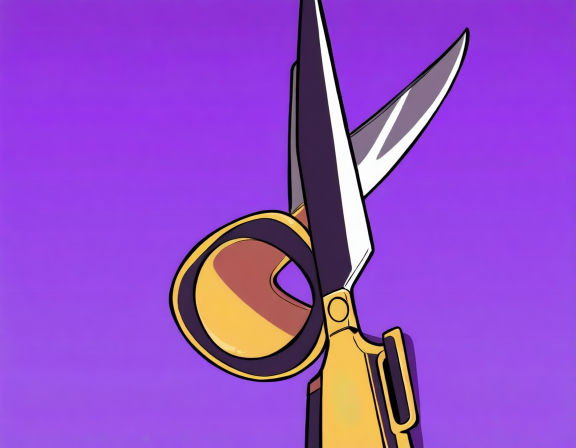
#> input picture scripts/art_src/expensing_scissors_v2_0.png, 1152 x 896 px (shown at 1/2 size)
$ python -i gen_power_icon.py   (imports and definitions only)
#> lines starting #> are read from the running program, lines starting #| are printed output that depends on the picture
"""Generate a DebtLoan POWER ICON candidate set via local ComfyUI (Animagine XL 4.0 + sts2_icon LoRA).

Power icons are the small status badges shown on the creature's power bar (256x256 RGBA, transparent bg).
The mod's icon look (see project memory): the sts2_icon LoRA at strength 0.4-0.6 (0.9 lets the style
overwrite the content), a single small centred object with generous margin (so the frame doesn't crop it),
and background removed by CORNER FLOOD-FILL (only the connected bg is keyed out — sealed art is preserved).

Usage: python gen_power_icon.py <out_dir> [n]   (ComfyUI up on 127.0.0.1:8188)
Then pick a candidate, and it's already keyed to transparent 256x256 as <key>_power.png in out_dir.
"""
import json, os, sys, time, urllib.request
from collections import deque
from PIL import Image

HOST = 'http://127.0.0.1:8188'
LORA = 'sts2_icon_lora-e16.safetensors'
LORA_STRENGTH = 0.35   # lower so the icon LoRA styles WITHOUT overwriting the (coin + red slash) content

STYLE = ('sts2icon, game power icon, single small centered object, generous margin, '
         'flat color, bold black outline, cel shading, simple, iconic, clean, '
         'plain solid background, masterpiece, absurdres')
NEG = ('cluttered, busy background, multiple objects, text, watermark, letters, numbers, '
       'ui, border, frame, card, realistic, photorealistic, 3d render, lowres, blurry, '
       'worst quality, low quality, cropped, cut off, edge, humans, hands, fingers')

# 파산 (Bankruptcy) power icon — "can't earn gold / defaulted". A debuff badge: a coin with a red
# slash/prohibition through it (no-income), OR an empty overturned coin purse. Keep it ONE clear object.
ICONS = {
    # keep it DEAD simple — one gold coin, one bold red no-entry ring+slash over it. This is the clearest
    # "no income" read; the earlier purse/stamp prompts drifted into unrelated shapes.
    'bankruptcy_power': ('one single round gold coin in the center, a big bold red circle with a red '
                         'diagonal line across it drawn on top of the coin, prohibition sign, '
                         'forbidden symbol, no-money, flat vector icon, plain white background'),
    'bankruptcy_power_slash': ('a gold coin crossed out by a thick red X, cancelled money, '
                               'simple flat icon, one object centered, plain white background'),
    # 경비 처리 (Expensing) — 영수증 비용 -1. 카드아트 5라운드에서 배운 것: 이 체크포인트는 '서류'를
    # 못 그린다. 아이콘은 LoRA(sts2_icon)가 붙어 별개 파이프라인이지만 같은 함정을 피해 단순 도형으로 간다.
    'expensing_power': ('a gold coin with a small downward green arrow beside it, price cut, '
                        'discount symbol, simple flat icon, one object centered, plain white background'),
    'expensing_power_scissor': ('a pair of scissors cutting a gold coin in half, cost cutting, '
                                'simple flat icon, one object centered, plain white background'),
    # 차입 (Borrowing) — 매 턴 에너지. 카드아트가 모래시계로 확정됐으니 아이콘도 같은 모티프로 묶는다.
    'borrowing_power': ('an hourglass filled with gold coins instead of sand, '
                        'simple flat icon, one object centered, plain white background'),
    # ── 경비 처리 카드아트 합성용 부품. ★카드아트 파이프라인은 '영수증'을 못 그리지만(6라운드 37장 실증),
    # 모드엔 이미 완성된 영수증 심볼(payment_stack_power.png)이 있다. 그래서 날붙이만 여기서 뽑아
    # 그 심볼 위에 합성한다 — 플레이어가 코스트 배지에서 보는 모양과 100% 같은 영수증이 나온다.
    'cut_scissors': ('a pair of open scissors, blades apart, simple flat icon, one object centered, '
                     'plain white background'),
    'cut_knife': ('a single sharp dagger knife pointing down, simple flat icon, one object centered, '
                  'plain white background'),
    'borrowing_power_bolt': ('a gold coin with a bright lightning bolt across it, energy from money, '
                             'simple flat icon, one object centered, plain white background'),
}

# [19 lines left out: functions workflow, post, not called in this run]

def get(path):
    return json.loads(urllib.request.urlopen(HOST + path, timeout=30).read())

def corner_flood_key(src, dst, tol=40, size=256):
    """Remove the connected background by flood-fill from the 4 corners → transparent, then trim + fit 256."""
#> called with src = 'art_src/expensing_scissors_v2_0.png', dst = 'out.png', tol = 40, size = 256
    im = Image.open(src).convert('RGBA')
    px = im.load(); w, h = im.size
#> after `w, h = im.size`: w = 1152; h = 896
    seen = [[False]*w for _ in range(h)]
    def near(a, b): return all(abs(a[i]-b[i]) <= tol for i in range(3))
    dq = deque()
    for cx, cy in [(0,0),(w-1,0),(0,h-1),(w-1,h-1)]:
        dq.append((cx, cy, px[cx, cy]))
    while dq:
        x, y, ref = dq.popleft()
        if x < 0 or y < 0 or x >= w or y >= h or seen[y][x]: continue
        r, g, b, a = px[x, y]
        if not near((r, g, b), ref): continue
        seen[y][x] = True; px[x, y] = (r, g, b, 0)
        dq.extend([(x+1,y,ref),(x-1,y,ref),(x,y+1,ref),(x,y-1,ref)])
#> this loop made 2989384 passes
#> (x, y, ref) on passes 6, 8, 9: (-1, 0, (136, 75, 210, 255)), (0, -1, (136, 75, 210, 255)), (1152, 0, (112, 75, 191, 255))
#> after the loop, seen = 896 items
    # trim to opaque bbox, pad square, resize to 256
    bbox = im.getbbox()
#> bbox = (20, 0, 1152, 896)
    if bbox: im = im.crop(bbox)
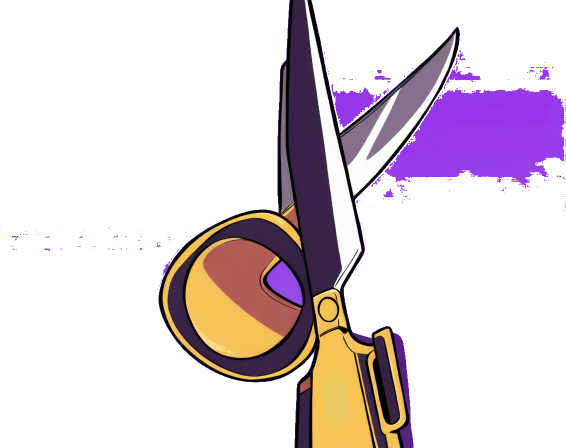
#> im: PIL image 1132x896 RGBA (shown at 1/2 size); mean R, G, B, A 147.3, 75.6, 200.2, 71.6; transparent parts drawn white
    s = max(im.size); sq = Image.new('RGBA', (s, s), (0,0,0,0))
#> after `s = max(im.size)`: s = 1132
#> after `sq = Image.new('RGBA', (s, s), (0, 0, 0, 0))`: sq: PIL image 1132x1132 RGBA; every value is 0
    sq.paste(im, ((s-im.width)//2, (s-im.height)//2))
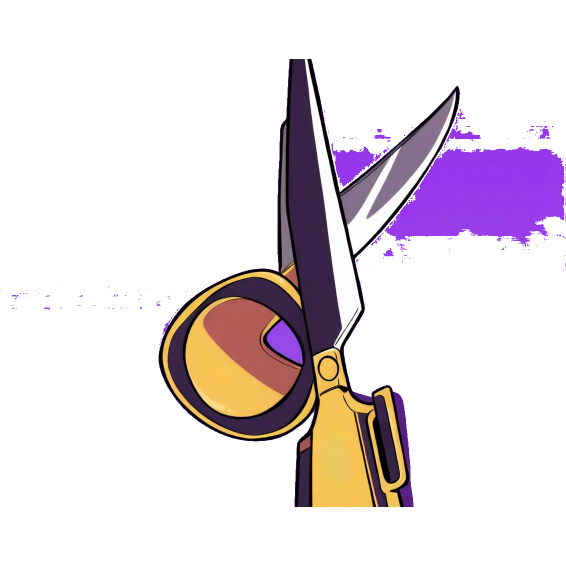
#> sq: PIL image 1132x1132 RGBA (shown at 1/2 size); mean R, G, B, A 116.6, 59.9, 158.5, 56.7; transparent parts drawn white
    sq.resize((size, size), Image.LANCZOS).save(dst)
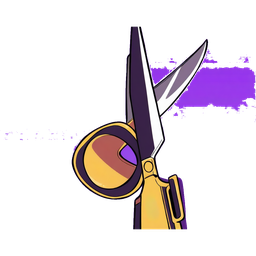
#> saved as out.png: PIL image 256x256 RGBA; mean R, G, B, A 34.4, 22.9, 32.7, 56.7; transparent parts drawn white

# [27 lines left out: function main, not called in this run]

# [2 lines not run here, left out]

>>> result = corner_flood_key('art_src/expensing_scissors_v2_0.png', 'out.png')
